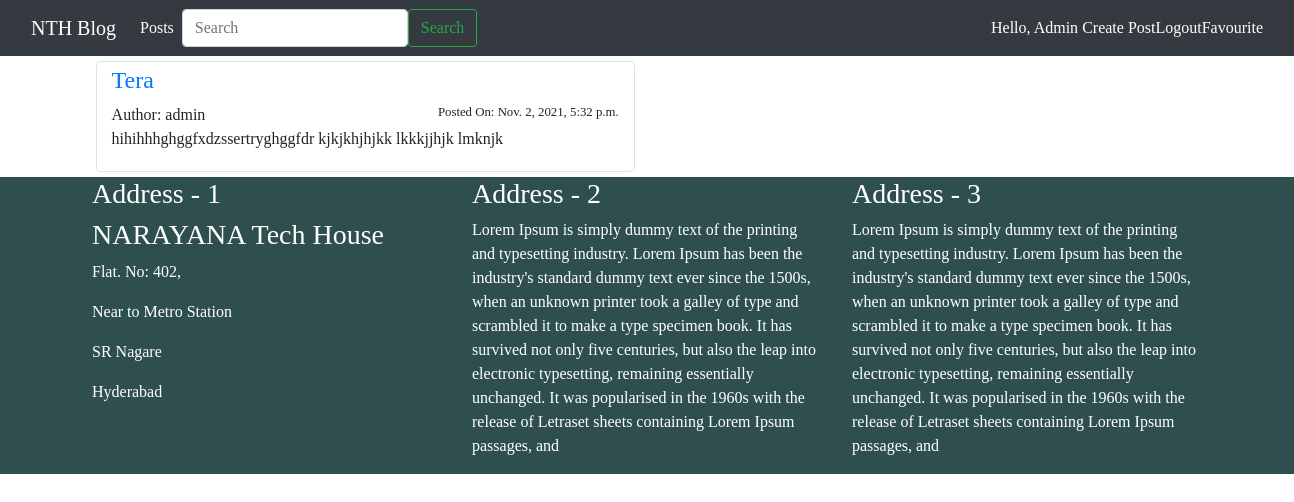
/favourites (signed in), run on the app's committed database.
### nthblogapp/models.py (models this page shows, shortened)
class Post(models.Model):
    STATUS_CHOICES = (
        ('draft','Draft'),
        ('published','Published')
    )
    title = models.CharField(max_length=50)
    slug = models.SlugField(max_length=50)
    author = models.ForeignKey(User, related_name='blog_post', on_delete=models.CASCADE)
    body = models.TextField()
    created = models.DateTimeField(auto_now_add=True)
    modified = models.DateTimeField(auto_now=True)
    likes =  models.ManyToManyField(User, related_name='likes', blank=True)
    status = models.CharField(max_length=20, choices=STATUS_CHOICES, default='draft')
    favourite = models.ManyToManyField(User, related_name='favourite', blank=True)
    restrict_comment = models.BooleanField(default=False)
    def get_absolute_url(self):
        return reverse('post_detail',args=[self.id, self.slug])

### nthblogapp/views.py (the view)
# urls.py: path('favourites',views.post_favourite_list,name='post_favourite_list')
def post_favourite_list(request):
    user = request.user
    favourite_posts = user.favourite.all()
    return render(request,'post_favourite_lists.html',{'favourite_posts':favourite_posts})

### templates/post_favourite_lists.html
{% extends 'base.html' %}
{% block content%}
<div class="container-fluid" style="margin-left: 7%">
    <div class="row">
        {% for i in favourite_posts %}
            <div class="col-md-5 img-thumbnail" style="margin: 5px;">
                <h4><a href="{{ i.get_absolute_url }}">{{ i.title|capfirst }}</a></h4>
                Author: {{ i.author }}
                <small style="float: right"> Posted On: {{ i.created }}</small>
                <p>{{ i.body }}</p>
            </div>
        {% empty  %}
        <h2>No Favourite Posts Found</h2>
        {% endfor %}
    </div>
</div>
{% endblock %}

### templates/navbar.html (shortened to what this page needs)
<!DOCTYPE html>
<html lang="en">
<head>
</head>
<body>
<nav class="navbar navbar-expand-lg navbar-dark bg-dark">
  <div class="container-fluid">
    <a class="navbar-brand" href="#">NTH Blog</a>
    <div class="collapse navbar-collapse" id="navbarNav">
      <ul class="navbar-nav">
        <li class="nav-item">
          <a class="nav-link active" aria-current="page" href="{% url 'post_list' %}">Posts</a>
        </li>
      </ul>
      <form class="d-flex" method="POST">
            <input class="form-control me-2" type="search" placeholder="Search" aria-label="Search" name="q">
            <button class="btn btn-outline-success" type="submit">Search</button>
      </form>
    </div>
    <a style="color: white;">Hello, {{ request.user|capfirst }} </a> &nbsp;
    <a style="color: white;" href="{% url 'post_create' %}">Create Post</a>
    <a style="color: white;" href="{% url 'logout' %}">Logout</a>
    <a style="color: white;" href="{% url 'post_favourite_list' %}">Favourite</a>
  </div>
</nav>
</body>
</html>

### static/styles.css (style rules this page uses)
html { position: relative; min-height: 100%; }
body { font-family: cursive; }

### templates/footer.html (style rules this page uses)
html { position:relative; min-height: 100%; }

### data on the page
Post: title "Tera", author "admin", created "Nov. 2, 2021, 5:32 p.m.", body "hihihhhghggfxdzssertryghggfdr kjkjkhjhjkk lkkkjjhjk lmknjk"

### other printed values
{{ request.user|capfirst }} "Admin"
